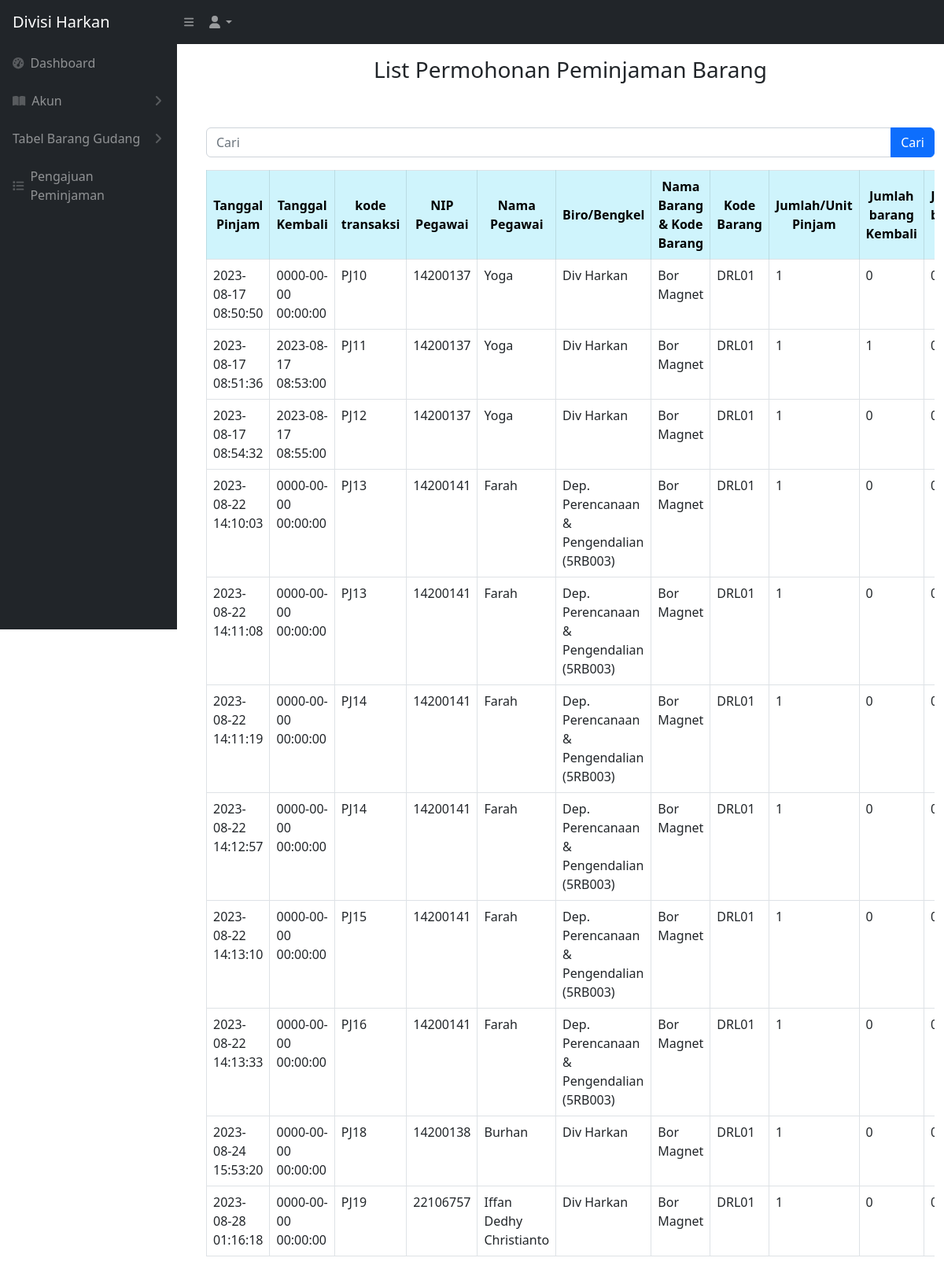
The app's page /peminjaman.php (signed in), older data.
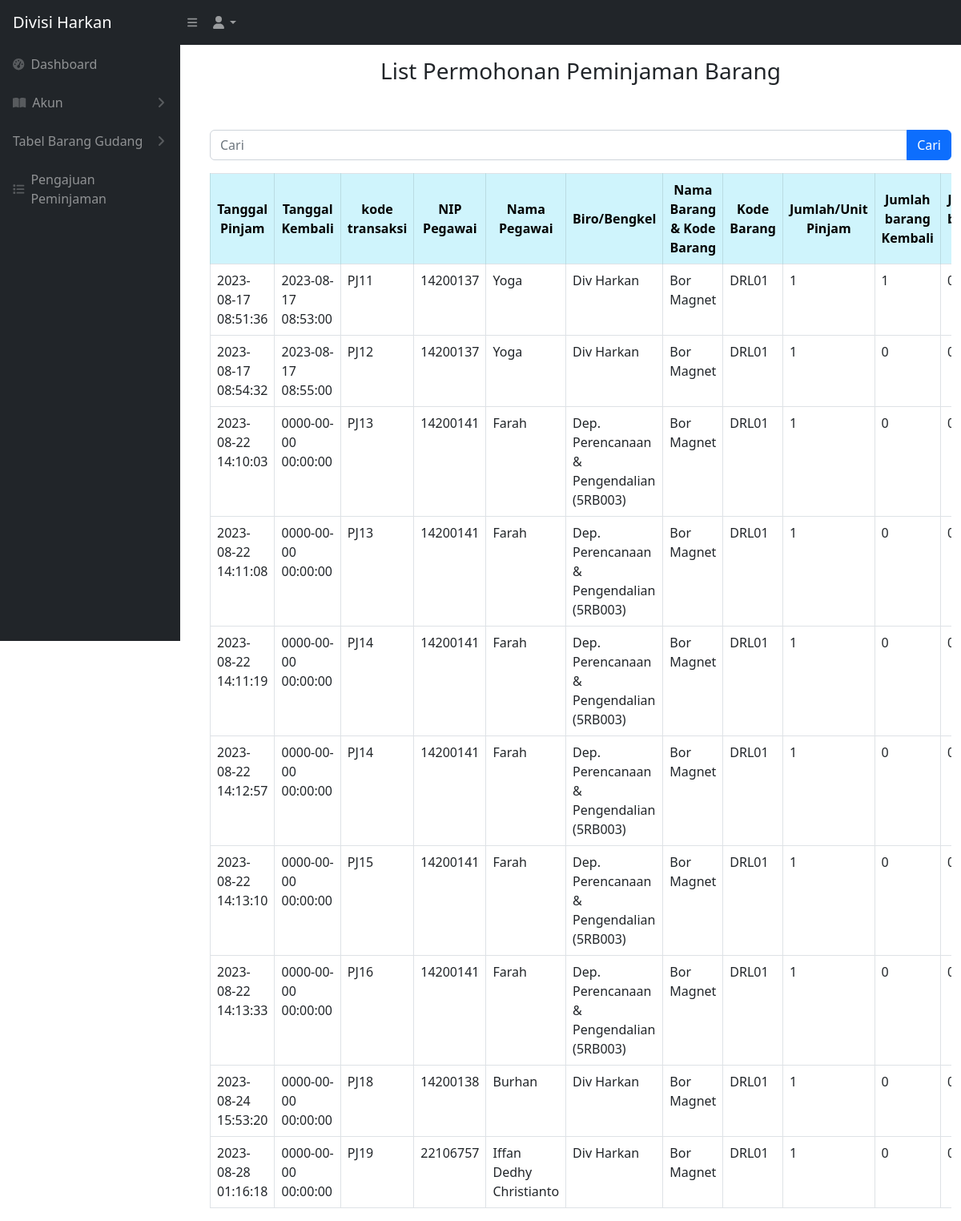
The same page, newer data.
### tables this page shows
CREATE TABLE `keluar_masuk_barang` (
  `idtransaksi` int(11) NOT NULL,
  `kodetransaksi` varchar(200) NOT NULL,
  `tanggal` timestamp NOT NULL DEFAULT current_timestamp(),
  `tanggalkembali` timestamp NOT NULL DEFAULT current_timestamp(),
  `nip` varchar(512) NOT NULL,
  `namabarang` varchar(200) NOT NULL,
  `kodebarang` varchar(200) NOT NULL,
  `jumlahpinjam` int(11) NOT NULL,
  `jumlahkembali` int(11) NOT NULL,
  `jumlahrusak` int(11) NOT NULL,
  `lokasi` varchar(500) NOT NULL,
  `lokasi_kembali` varchar(256) NOT NULL,
  `isApproved` int(11) NOT NULL,
  `status` varchar(200) NOT NULL
);

CREATE TABLE `users` (
  `id_user` int(11) NOT NULL,
  `nip_user` varchar(512) NOT NULL,
  `nama_user` varchar(512) NOT NULL,
  `password_user` varchar(512) NOT NULL,
  `divisi_id` int(11) NOT NULL,
  `role_id` int(11) NOT NULL
);

CREATE TABLE `divisi` (
  `iddivisi` int(11) NOT NULL,
  `namadivisi` varchar(200) NOT NULL
);

### peminjaman.php (the view, shortened to what the changed rows need)
<?php
require 'controller/peminjam_controller.php';
$searchTerm = isset($_GET['cari']) ? $_GET['cari'] : '';
?>
<!DOCTYPE html>
<html lang="en">
<head>
    <link href="css/styles.css" rel="stylesheet" />
</head>
<br>
<br>
<main id="main-content" class="<?= isset($_GET['sidebarClosed']) ? '' : 'main-with-sidebar' ?>">
    <div class="container -fluid">
        <br>
        <br>
        <div class="card-body">
            <div class="table table-responsive">
                <table class="table table-bordered" id="dataTable" width="100" cellspacing="0">
                    <thead>
                        <tr>
                            <th class="table-info text-center align-middle">Tanggal Pinjam</th>
                            <th class="table-info text-center align-middle">Tanggal Kembali</th>
                            <th class="table-info text-center align-middle">kode transaksi</th>
                            <th class="table-info text-center align-middle">NIP Pegawai</th>
                            <th class="table-info text-center align-middle">Nama Pegawai</th>
                            <th class="table-info text-center align-middle">Biro/Bengkel</th>
                            <th class="table-info text-center align-middle">Nama Barang & Kode Barang</th>
                            <th class="table-info text-center align-middle">Kode Barang </th>
                            <th class="table-info text-center align-middle">Jumlah/Unit Pinjam</th>
                            <th class="table-info text-center align-middle">Jumlah barang Kembali</th>
                            <th class="table-info text-center align-middle">Jumlah barang rusak</th>
                        </tr>
                    </thead>
                    <tbody>
                        <?php
                        if (!empty($searchTerm)) {
                            $searchResults = searchMutasiBarang($conn, $searchTerm);
                            while ($data = mysqli_fetch_array($searchResults)) {
                                $idtransaksi = $data['idtransaksi'];
                                $tanggalpinjam = $data['tanggal'];
                                $tanggalkembali = $data['tanggalkembali'];
                                $kodetransaksi = $data['kodetransaksi'];
                                $nip = $data['nip'];
                                $namabarang = $data['namabarang'];
                                $kodebarang = $data['kodebarang'];
                                $jumlahpinjam = $data['jumlahpinjam'];
                                $jumlahkembali = $data['jumlahkembali'];
                                $jumlahrusak = $data['jumlahrusak'];
                                $lokasi = $data['lokasi'];
                                $status = $data['status'];
                                $tanggalKembaliNull = "0000-00-00 00:00:00";
                                $query_pegawai = "SELECT users.nama_user
                        FROM users
                        WHERE users.nip_user = '$nip'";
                                $result_pegawai = mysqli_query($conn, $query_pegawai);
                                $namapegawai = "-";
                                if ($result_pegawai) {
                                    $row_pegawai = mysqli_fetch_assoc($result_pegawai);
                                    $namapegawai = $row_pegawai['nama_user'];
                                }
                                $query_divisi = "SELECT divisi.namadivisi
                        FROM users
                        INNER JOIN divisi ON users.divisi_id = divisi.iddivisi
                        WHERE users.nip_user = '$nip'";
                                $result_divisi = mysqli_query($conn, $query_divisi);
                                $namadivisi = "-";
                                if ($result_divisi) {
                                    $row_divisi = mysqli_fetch_assoc($result_divisi);
                                    $namadivisi = $row_divisi['namadivisi'];
                                }
                        ?>
                                <tr class="centered-cell">
                                    <td class="centered-cell"> <?= $tanggalpinjam ?></td>
                                    <td class="centered-cell"> <?= $tanggalkembali ?></td>
                                    <td class="centered-cell"> <?= $kodetransaksi ?></td>
                                    <td class="centered-cell"> <?= $nip ?></td>
                                    <td class="centered-cell"> <?= $namapegawai ?></td>
                                    <td class="centered-cell"> <?= $namadivisi ?></td>
                                    <td class="centered-cell"> <?= $namabarang ?></td>
                                    <td class="centered-cell"> <?= $kodebarang ?></td>
                                    <td class="centered-cell"> <?= $jumlahpinjam ?></td>
                                    <td class="centered-cell"> <?= $jumlahkembali ?></td>
                                    <td class="centered-cell"> <?= $jumlahrusak ?></td>
                                    <td class="centered-cell"> <?= $lokasi ?></td>
                                    <td class="centered-cell">
                                        <button type="button" class="btn btn-primary" data-bs-toggle="modal" data-bs-target="#modal<?= $idtransaksi ?>">Lihat Detail</button>';
                                    </td>
                                </tr>
                                <div class="modal fade" id="modal<?= $idtransaksi; ?>">
                                    <div class="modal-dialog">
                                        <div class="modal-content bg-white">
                                            <form method="post">
                                                <div class="modal-header">
                                                    <h4 class="modal-title">Aksi</h4>
                                                    <button type="button" class="btn-close" data-bs-dismiss="modal"></button>
                                                </div>
                                                <div class="modal-body">
                                                    <div class="button-container">
                                                        <button type="submit" class="btn btn-success" name="approve">Approve</button>
                                                        <button type="submit" class="btn btn-danger" name="tolak" onclick="return confirm('Apakah Anda yakin ingin menolak?')">Tolak</button>
                                                    </div>
                                                    <input type="hidden" name="idtransaksi" value="<?= $idtransaksi ?>">
                                                </div>
                                                <div class="modal-footer">
                                                    <button type="submit" class="btn btn-warning" name="updatebarang">Simpan</button>
                                                </div>
                                            </form>
                                        </div>
                                    </div>
                                </div>
                            <?php
                            }
                        } else {
                            $ambilsemuadatastock = mysqli_query($conn, "SELECT * FROM keluar_masuk_barang WHERE isApproved = 0");
                            while ($data = mysqli_fetch_array($ambilsemuadatastock)) {
                                $tanggalpinjam = $data['tanggal'];
                                $tanggalkembali = $data['tanggalkembali'];
                                $kodetransaksi = $data['kodetransaksi'];
                                $nip = $data['nip'];
                                $namabarang = $data['namabarang'];
                                $kodebarang = $data['kodebarang'];
                                $jumlahpinjam = $data['jumlahpinjam'];
                                $jumlahkembali = $data['jumlahkembali'];
                                $jumlahrusak = $data['jumlahrusak'];
                                $query_pegawai = "SELECT users.nama_user
                        FROM users
                        WHERE users.nip_user = '$nip'";
                                $result_pegawai = mysqli_query($conn, $query_pegawai);
                                $namapegawai = "-";
                                if ($result_pegawai) {
                                    $row_pegawai = mysqli_fetch_assoc($result_pegawai);
                                    $namapegawai = $row_pegawai['nama_user'];
                                }
                                $query_divisi = "SELECT divisi.namadivisi
                        FROM users
                        INNER JOIN divisi ON users.divisi_id = divisi.iddivisi
                        WHERE users.nip_user = '$nip'";
                                $result_divisi = mysqli_query($conn, $query_divisi);
                                $namadivisi = "-";
                                if ($result_divisi) {
                                    $row_divisi = mysqli_fetch_assoc($result_divisi);
                                    $namadivisi = $row_divisi['namadivisi'];
                                }
                            ?>
                                <tr class="centered-cell">
                                    <td class="centered-cell"> <?= $tanggalpinjam ?></td>
                                    <td class="centered-cell"> <?= $tanggalkembali ?></td>
                                    <td class="centered-cell"> <?= $kodetransaksi ?></td>
                                    <td class="centered-cell"> <?= $nip ?></td>
                                    <td class="centered-cell"> <?= $namapegawai ?></td>
                                    <td class="centered-cell"> <?= $namadivisi ?></td>
                                    <td class="centered-cell"> <?= $namabarang ?></td>
                                    <td class="centered-cell"> <?= $kodebarang ?></td>
                                    <td class="centered-cell"> <?= $jumlahpinjam ?></td>
                                    <td class="centered-cell"> <?= $jumlahkembali ?></td>
                                    <td class="centered-cell"> <?= $jumlahrusak ?></td>
                                </tr>
                        <?php
                            }
                        }
                        ?>
                    </tbody>
                </table>
            </div>
        </div>
</main>
</body>
</html>

Row changes from the older to the newer data that the page shows:
no longer on this page (row edited): keluar_masuk_barang: tanggal "2023-08-17 08:50:50", tanggalkembali "0000-00-00 00:00:00", kodetransaksi "PJ10", nip "14200137", users.nama_user "Yoga", divisi.namadivisi "Div Harkan", namabarang "Bor Magnet", kodebarang "DRL01", jumlahpinjam "1", jumlahkembali "0"
